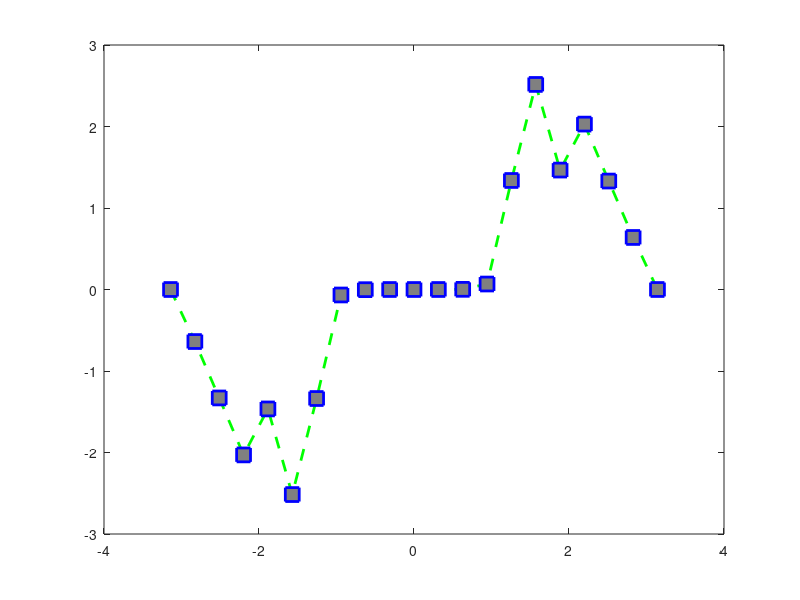

This figure's MATLAB source:
C = [0.5 0 1;
    0.4 0 1;
    0.3 0 1;
    0.2 0 1;
    0.1 0 1;
    0 0 1;
    0 0.2 0.8;
    0 0.3 0.6;
    0 0.4 0.4;
    0 0.6 0.2;
    0 1 0;
    0.2 1 0.2;
    0.4 1 0.4;
    0.6 1 0.6;
    0.8 1 0.8;
    1 1 1;
    1 1 0;
    1 0.9 0;
    1 0.85 0;
    1 0.8 0;
    1 0.75 0;
    1 0.7 0;
    1 0.65 0;
    1 0.6 0;
    1 0.55 0;
    1 0.5 0;
    1 0.4 0;
    1 0.3 0;
    1 0.2 0;
    1 0.1 0;
    1 0 0;
    0 0 0];

x = -pi:pi/10:pi;
y = tan(sin(x)) - sin(tan(x));

figure
plot(x,y,'--gs',...
    'LineWidth',2,...
    'MarkerSize',10,...
    'MarkerEdgeColor','b',...
    'MarkerFaceColor',[0.5,0.5,0.5])